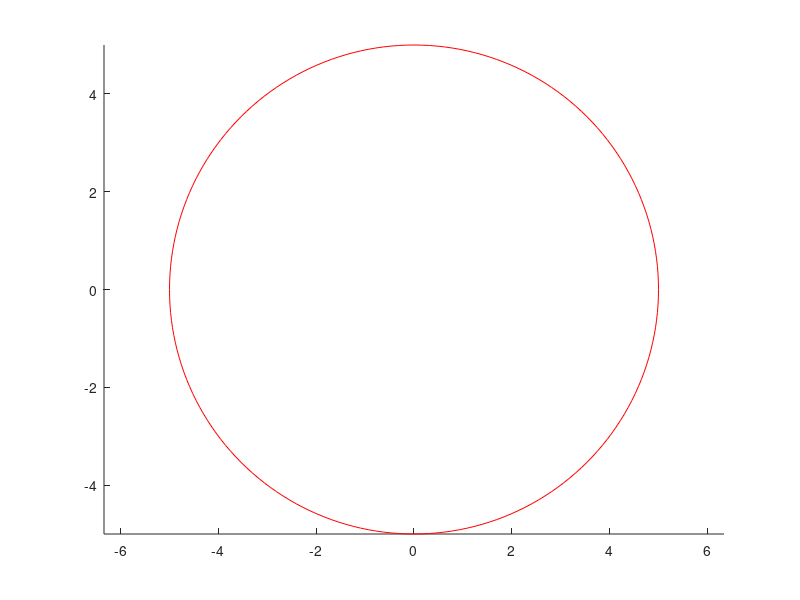

Reproduce this figure in MATLAB. (Note: this script raises an error after producing the figure.)
% TO-DO: This script needs to be converted to a function, that
%        takes parameters and returns the file-pointer / location
%        to the array_layout.xml file that is read by FEKO.
%        Also the comments need to be updated, in order to be consistent
%        with that of FEKO.

%  Generates a set of random points, with a minimum average distance
%  between them
clear 

clf
axis equal
hold on

% Some details of the freq., wavelength, etc.
c0 = 299792458;    % Speed of light in free-space
freq = c0;       % The operating frequency (70MHz (70e6) for SKA, c0 for dipoles)
lambda = c0/freq   % The operating wavelength
k0 = 2*pi/lambda;  % The free-space wave-number
DEG2RAD = pi/180;  % For converting degrees to radians
RAD2DEG = 180/pi;  % For converting radians to degrees

START_SCHEME = 1; % How do we start with the list of elements that we will include
                  % 0 - old technique, start from element with most
                  %     potential candidates
                  % 1 - new technique, start from element closest to centre
                  
FA_OUTPUT = 1     % How we write the array layout to the file
                  % 0 - standard 'FA' card format - distribution follows in
                  %     *.pre file (has to be copied manually from the
                  %     file and pasted in the *.pre file)
                  % 1 - write out a *.xml MAGUS finite array distribution
                  % 2 - write out a format used in many FEKDDM-x projects:
                  %     #arr_posX[1] = 0.5*#lam        ** Element 1 X position
                  %     #arr_posY[1] = 0.75*#lam       ** Element 1 Y position
                  %     #arr_posZ[1] = 0               ** Element 1 Z position

% See issue FEKDDM-5.2: Updated now this script to write out only an
% array_layout.xml file, corresponding to the first quadrant (we will
% use this in FEKO to create a circular array for the DGFM)
FIRST_QUADRANT_ONLY = 0;
                  
x1=0;                  % The unit circle X co-ordinate
y1=0;                  % The unit circle X co-ordinate
rc=5*lambda;          % The unit circle size (for large arrays, this should be ~25xlambda +)

numTotPoints = 20     % The total number of points that will be calculated
distAvMin = lambda*0.5 % The minimum average distance between the samples (make 1.2 for SKA)

% declare now some variables here for the X, Y co-ordinates and also the
% distance to each (R)
X = zeros(numTotPoints,1);
Y = zeros(numTotPoints,1);
R = zeros(numTotPoints,1);

[x,y,z] = cylinder([rc rc],200);
plot(x(1,:)+x1,y(1,:)+y1,'r')

for t=1:numTotPoints %loop until doing numTotPoints points inside the circle
[x, y]=cirrdnPJ(x1,y1,rc);
plot(x,y,'x')
% Display the node numbers on the triangle
%text(x,y,num2str(t),'FontSize',16);
%pause(0.01) %if you want to see the point being drawn
% Store now the X and Y co-cordinate
X(t) = x;
Y(t) = y;
R(t) = sqrt(x^2 + y^2);
end

% Loop now over the points and calculate the distance between each and
% store the result as a 2-dimensional array containing therefore 0s on
% diagonal
distArray = zeros(numTotPoints, numTotPoints);
for m=1:numTotPoints
    for n=1:numTotPoints
        distArray(m,n) = sqrt( (X(m)-X(n))^2 + (Y(m)-Y(n))^2 );
    end
end
% Print out the distance array
distArray;

% Now loop over all the elements in the distance array and keep all elements
% for which the distance from that element to all the others are more or equal 
% to the distAvMin (note, this is only for the case where m <> n). The IDs of
% the points that fulfills this requirement is stored in elemIDs.

elemIDs = zeros(numTotPoints, numTotPoints);
%elemIDs(:) = -1; % Initialise all the elemIDs to -1
for m=1:numTotPoints
    for n=m+1:numTotPoints
        if (distArray(m,n) >= distAvMin) 
            elemIDs(m,n) = 1;
            elemIDs(n,m) = 1;
        end
        % set the diagonal element to be 1        
    end
    elemIDs(m,m) = 1;
end

% Print out the element IDs
elemIDs;

% Find an element to start from
if (START_SCHEME == 0)
    % Loop over all the rows in the matrix and find the one with the most
    % non-zero entries (this will be a good starting point combination for the
    % candidate elements)
    numNonZeroEntries = 0;
    for m=1:numTotPoints
        if (length(find(elemIDs(m,:))) >= numNonZeroEntries)
            candidateRow = m;
            numNonZeroEntries = length(find(elemIDs(m,:)));
            candidateEntries = find(elemIDs(m,:));
        end
    end
else
    % Start from the element that is closest to the centre of the circle
    [minR,candidateRow] = min(R)
    numNonZeroEntries = length(find(elemIDs(m,:)));
    candidateEntries = find(elemIDs(m,:));
end

% Write out the data obtained above, i.e. the candidateRow index, the
% number of non-zero entries, as well as the element positions
candidateRow;
numNonZeroEntries;
candidateEntries;

% Now that we have the candidateRowEntries, we need to check the distances
% between all of them, and discard those that are not sufficient.
for m=1:numNonZeroEntries
    % Check whether we have already discarded this entry from the list
    % if so, then we just continue to the next one
    if (candidateEntries(m)<=0)
        continue;
    end 
    for n=1:numNonZeroEntries        
        % Check whether we have already discarded this entry from the list
        % if so, then we just continue to the next one
        if (candidateEntries(n)<=0)
            continue;
        end 
        if (elemIDs(candidateEntries(n),candidateEntries(m)) ~= 1)
        % Cannot use this entry - mark as -1 and continue with next one
            candidateEntries(m) = 0;
            break;
        end
    end
end

candidateEntries;
% Extract now only the final entries
finalEntries = candidateEntries(find(candidateEntries > 0));
numFinalEntries = length(finalEntries)

% 28.11.2012:
% ----------
% We now have the final entries, but we need to add the correct phasing.
% Currently, we only allow a phasing along the Z/X-axis for a planar array
% located on the X-Y plane:
elPhase = zeros(numFinalEntries,1);

%before we continue, the elements need to be sorted in ascending X-values
[Xsorted perm] = sort(X(finalEntries(:)));
% Also permute now the finalEntries to be in this order
Ysorted = Y(finalEntries(perm));

% Plot the final points
for el = 1:numFinalEntries
    plot(Xsorted(el),Ysorted(el), 'ro', 'MarkerSize', 16)
    text(Xsorted(el),Ysorted(el),num2str(el),'FontSize',16);
    xyString = sprintf('(%5.2f,%5.2f)',Xsorted(el),Ysorted(el));
    text(Xsorted(el)+0.25,Ysorted(el),xyString,'FontSize',10);
end

% Now calculate for each of the elements along the X-axis, the correct
% phase - use a modified version of Eq. (8.7) in "Computational Electromagnetics 
% for RF and Microwave Engineering", DB Davidson. 

% Scan angle, Theta, in radians
Theta = 0 * DEG2RAD
% Calculate now the correct phasing of each entry
phase = 0
for el = 1:numFinalEntries
    % First calculate however the progressive phase constant
    % Calculate the distance, relative to the last element
    if (el == 1)
       dist = 0; 
    else
       dist = abs(Xsorted(el) - Xsorted(el-1))
    end
    delfz = -1 * k0 * dist * sin(Theta); % Multiply here the phase offset by -1, 
                                         % for thescan angle to be in +Theta direction
    % Now phase the elements correctly
    phase = phase + delfz * RAD2DEG;
    elPhase(el) = phase; 
end

% Now that we have the final entries - write out the X and Y co-ordinates
% in  a format that can be used with the 'FA'-card (either directly in 'FA'
% card output format that can be read in PREFEKO, or as an XML file that
% can also be read by the 'FA' card
if (FA_OUTPUT == 0)
    fid = fopen('arrayXYcoordinates.txt', 'w+');
    % Write the 'FA' card (complete with the number of samples that were
    % calculated.
    % TO-DO: Danie, element phase has not already been added here
    fprintf(fid,'FA: 1 : 2 : %d :  :  :  :  :  :  :  : 0\n',numFinalEntries);
    for el = 1:numFinalEntries    
        fprintf(fid,'  :  :  :  :  :  : %f : %f : 0 :  :  : 0 : 0 : 0\n',Xsorted(el),Ysorted(el));
    end
elseif (FA_OUTPUT == 2)
    fid = fopen('arrayXYcoordinates.txt', 'w+');
    % Consistent with some of the FEKDDM-x projects for the *.pre files -
    % see e.g. FEKDDM-5.1.4: EEPs for strip dipole arrays
    fprintf(fid,'#arr_numEls = %d ** The number of array elements\n',numFinalEntries);
    for el = 1:numFinalEntries    
        fprintf(fid,'#arr_posX[%d] = %f   ** Element %d X position\n',el,Xsorted(el),el);
        fprintf(fid,'#arr_posY[%d] = %f   ** Element %d Y position\n',el,Ysorted(el),el);
        fprintf(fid,'#arr_posZ[%d] = %f   ** Element %d Z position\n',el,0.0,el);
        fprintf(fid,'#arr_rotX[%d] = %f   ** Element %d X rotation\n',el,0.0,el);
        fprintf(fid,'#arr_rotY[%d] = %f   ** Element %d Y rotation\n',el,0.0,el);
        fprintf(fid,'#arr_rotZ[%d] = %f   ** Element %d Z rotation\n',el,0.0,el);
        fprintf(fid,'\n');
    end
    
else % Standard array_layout.xml format    
    fid = fopen('array_layout.xml', 'w+');
    % First write out the header information
    fprintf(fid,'<?xml version="1.0" encoding="utf-8"?>\n');
    fprintf(fid,'<ArrayDistributionMatrix xmlns:xsi=\"http://www.w3.org/2001/XMLSchema-instance\" xmlns:xsd="http://www.w3.org/2001/XMLSchema" Version="2.0.0.0" DesignFrequency="%d" FrequencyUnit="Hz" CoordinateUnit="Meters" xmlns="http://www.antennamagus.com/schemas/ArrayDistributionMatrix.xsd"> <Elements>\n',freq);
    % See issue FEKDDM-5.2: Write out only the first quadrant of elements if FIRST_QUADRANT_ONLY is set to 1
    if (FIRST_QUADRANT_ONLY == 0)
        % Full 360 deg. circle
        for el = 1:numFinalEntries
            fprintf(fid,'            <Element Name="%d" X="%f" Y="%f" Z="0" Magnitude="1.0" Phase="%f" PhiRotation="0" ThetaRotation="0" GammaRotation="0" />\n',el,Xsorted(el),Ysorted(el),elPhase(el));
        end
    else
        % First quadrant, i.e. 0 deg. <= theta <= 90 deg.
        for el = 1:numFinalEntries
            if ( (Xsorted(el) > 0) && (Ysorted(el) > 0) )
                fprintf(fid,'            <Element Name="%d" X="%f" Y="%f" Z="0" Magnitude="1.0" Phase="%f" PhiRotation="0" ThetaRotation="0" GammaRotation="0" />\n',el,Xsorted(el),Ysorted(el),elPhase(el));
            end                
        end
    end
    fprintf(fid,'    </Elements>\n');
    fprintf(fid,'</ArrayDistributionMatrix>');
end

% Close again the file
fclose(fid);